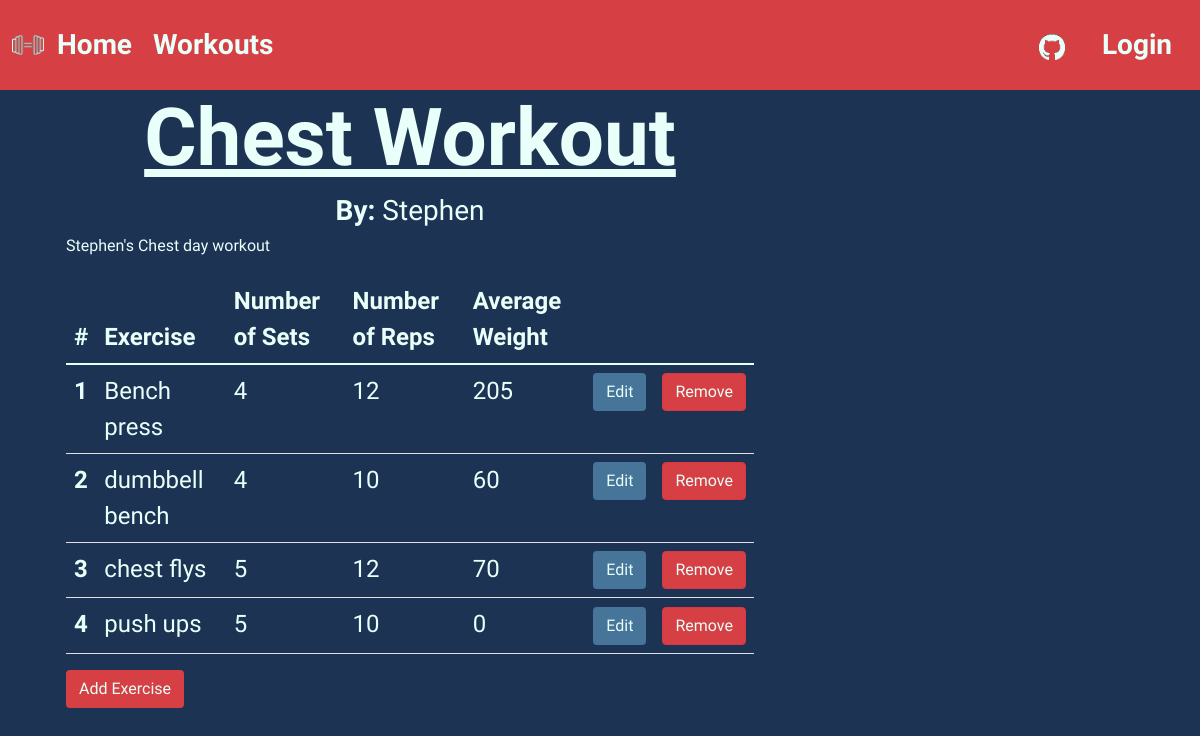
Page /workouts/69/ on the committed database.
### workout_app/models.py (models this page shows, shortened)
class Workout(models.Model):
    workout_title = models.CharField(max_length=20)
    description = models.TextField(max_length=200)
    author = models.CharField(max_length=20)

class Exercise(models.Model):
    workout = models.ForeignKey('workout_app.workout',related_name = 'exercises',on_delete=models.CASCADE)
    name = models.CharField(max_length=20)
    number_of_sets = models.CharField(max_length=2)
    number_of_reps = models.CharField(max_length=2)
    weight = models.CharField(max_length=3)

### workout_app/views.py (the view)
# urls.py: path('workouts/<int:pk>/',views.WorkoutDetailView.as_view(),name='workout_detail'),
class WorkoutDetailView(DetailView):
    model = Workout

### workout_app/templates/workout_app/workout_detail.html (shortened to what this page needs)
{% extends 'base.html' %}
{% load static %}
{% block content %}
<div class="container workout-detail">
    <h1 class="workout-title">{{ workout.workout_title }}</h1>
    <h3 class="workout-author"><strong>By: </strong>{{ workout.author }}</h3>
    <h2 class="workout-desc">{{ workout.description }}</h2>
    <table class="table">
        <thead>
        <tr>
            <th scope="col">#</th>
            <th scope="col">Exercise</th>
            <th scope="col">Number of Sets</th>
            <th scope="col">Number of Reps</th>
            <th scope="col">Average Weight</th>
        </tr>
        </thead>
        <tbody>
        {% for exercise in workout.exercises.all %}
        <tr>
            {% if forloop.counter %}<th scope="row">{{ forloop.counter }}</th>{% endif %}
            <td>{{ exercise.name }}</td>
            <td>{{ exercise.number_of_sets }}</td>
            <td>{{ exercise.number_of_reps }}</td>
            <td>{{ exercise.weight }}</td>
            <td><a class="btn btn-edit" href="{% url 'edit_exercise' exercise.workout_id exercise.pk %}">Edit</a></td>
            <td><button type="button" class="btn btn-danger btn-remove" data-bs-toggle="modal" data-bs-target="#removeModal">Remove</button></td>
        </tr>
            {% endfor %}
        </tbody>
    </table>
    <a class="btn btn-remove" href="{% url 'add_exercise' workout.pk %}">Add Exercise</a>
</div>
{% endblock %}

### workout_app/static/css/test.css (style rules this page uses)
body { background-color: #1D3354; }
.btn-remove { font-family: 'Koulen', cursive; color: #E9FFF9; background-color: #D64045; }
.workout-detail { font-family: 'Koulen', cursive; color: #E9FFF9; }
.workout-title { font-size: 5rem; text-align: center; font-weight: bold; text-decoration: underline; }
.workout-author { text-align: center; }
.workout-desc { font-size: 1rem; margin-bottom: 20px; }
.table { font-family: 'Koulen', cursive; color: #E9FFF9; font-size: 1.5rem; }
.btn-edit { font-family: 'Koulen', cursive; color: #E9FFF9; background-color: #467599; }

### rows in the picture
Workout: workout_title "Chest Workout", author "Stephen", description "Stephen's Chest day workout"
Exercise: name "Bench press", number_of_sets "4", number_of_reps "12", weight "205"
Exercise: name "dumbbell bench", number_of_sets "4", number_of_reps "10", weight "60"
Exercise: name "chest flys", number_of_sets "5", number_of_reps "12", weight "70"
Exercise: name "push ups", number_of_sets "5", number_of_reps "10", weight "0"
